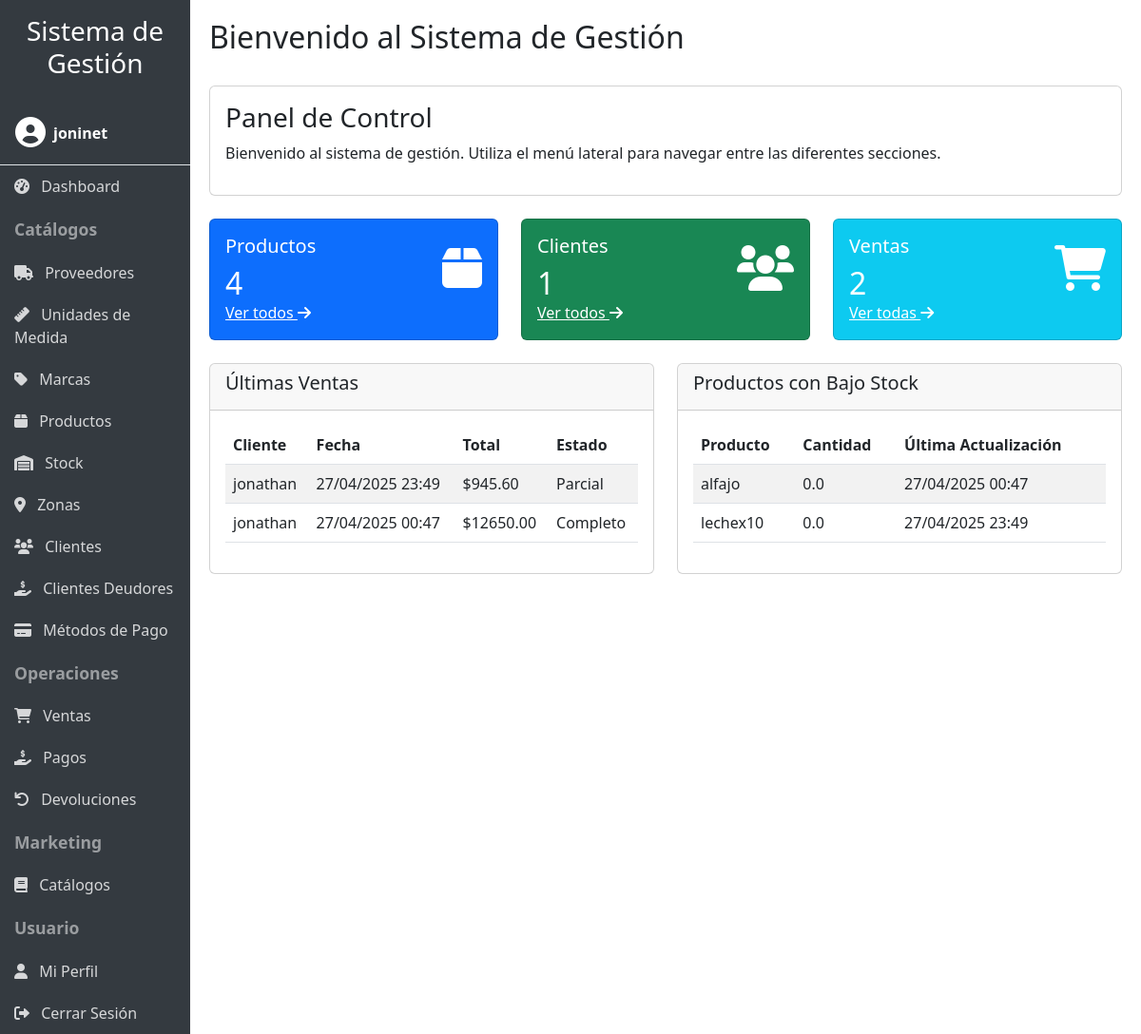
Screenshot of / (signed in) with the database file from the repository.
### productos/models.py (models this page shows, shortened)
class Venta(models.Model):
    cliente = models.ForeignKey(Cliente, on_delete=models.CASCADE)
    fecha = models.DateTimeField(auto_now_add=True)
    total = models.DecimalField(max_digits=10, decimal_places=2)
    estado_pago = models.ForeignKey(EstadoPago, on_delete=models.CASCADE)
    usuario = models.ForeignKey(User, on_delete=models.CASCADE, null=True, blank=True)
    monto_pagado = models.DecimalField(max_digits=10, decimal_places=2, default=0)
    saldo_pendiente = models.DecimalField(max_digits=10, decimal_places=2, default=0)

class Cliente(models.Model):
    nombre = models.CharField(max_length=100)
    direccion = models.CharField(max_length=100)
    telefono = models.CharField(max_length=20, blank=True, null=True)
    email = models.EmailField(max_length=100, blank=True, null=True)
    zona = models.ForeignKey(Zona, on_delete=models.SET_NULL, null=True, blank=True)
    usuario = models.ForeignKey(User, on_delete=models.CASCADE, null=True, blank=True)
    def __str__(self) -> str:
        return self.nombre

class EstadoPago(models.Model):
    estado = models.CharField(max_length=20)
    usuario = models.ForeignKey(User, on_delete=models.CASCADE, null=True, blank=True)
    class Meta:
        unique_together = ('estado', 'usuario')
    def __str__(self) -> str:
        return self.estado

class Stock(models.Model):
    producto = models.ForeignKey(Producto, on_delete=models.CASCADE)
    cantidad = models.FloatField()
    fecha_modificacion = models.DateTimeField(auto_now=True)
    en_uso = models.BooleanField(default=True)
    usuario = models.ForeignKey(User, on_delete=models.CASCADE, null=True, blank=True)

class Producto(models.Model):
    nombre = models.CharField(max_length=100)
    descripcion = models.CharField(max_length=250)
    precio = models.DecimalField(max_digits=10, decimal_places=2)
    imagen = models.ImageField(upload_to='productos/', null=True, blank=True, help_text='Imagen del producto')
    proveedor = models.ForeignKey(Proveedor, on_delete=models.CASCADE)
    marca = models.ForeignKey(Marca, on_delete=models.CASCADE, null=True, blank=True)
    um = models.ForeignKey(UnidadMedida, on_delete=models.CASCADE)
    usuario = models.ForeignKey(User, on_delete=models.CASCADE, null=True, blank=True)
    def __str__(self) -> str:
        return self.nombre

### productos/user_views.py (the view)
# urls.py: path('', login_required(user_views.UserIndexView.as_view()), name='index'),
class UserIndexView(LoginRequiredMixin, IndexView):
    def get_context_data(self, **kwargs):
        context = super(IndexView, self).get_context_data(**kwargs)
        user = self.request.user
        if user.is_staff or user.is_superuser:
            return super().get_context_data(**kwargs)
        from .models import Producto, Cliente, Venta, Stock
        context['productos_count'] = Producto.objects.filter(usuario=user).count()
        context['clientes_count'] = Cliente.objects.filter(usuario=user).count()
        context['ventas_count'] = Venta.objects.filter(usuario=user).count()
        context['ultimas_ventas'] = Venta.objects.filter(usuario=user).order_by('-fecha')[:5]
        context['productos_bajo_stock'] = Stock.objects.filter(cantidad__lt=10, en_uso=True, producto__usuario=user).order_by('cantidad')[:5]
        return context

### productos/templates/productos/index.html (shortened to what this page needs)
{% extends 'productos/base.html' %}
{% block header %}Bienvenido al Sistema de Gestión{% endblock %}
{% block content %}
<div class="row">
    <div class="col-md-12 mb-4">
        <div class="card">
            <div class="card-body">
                <h3>Panel de Control</h3>
                <p>Bienvenido al sistema de gestión. Utiliza el menú lateral para navegar entre las diferentes secciones.</p>
            </div>
        </div>
    </div>
    <div class="col-md-4 mb-4">
        <div class="card bg-primary text-white">
            <div class="card-body">
                <div class="d-flex justify-content-between align-items-center">
                    <div>
                        <h5 class="card-title">Productos</h5>
                        <h2 class="mb-0">{{ productos_count }}</h2>
                    </div>
                    <i class="fas fa-box fa-3x"></i>
                </div>
                <a href="{% url 'productos:producto_list' %}" class="text-white">Ver todos <i class="fas fa-arrow-right"></i></a>
            </div>
        </div>
    </div>
    <div class="col-md-4 mb-4">
        <div class="card bg-success text-white">
            <div class="card-body">
                <div class="d-flex justify-content-between align-items-center">
                    <div>
                        <h5 class="card-title">Clientes</h5>
                        <h2 class="mb-0">{{ clientes_count }}</h2>
                    </div>
                    <i class="fas fa-users fa-3x"></i>
                </div>
                <a href="{% url 'productos:cliente_list' %}" class="text-white">Ver todos <i class="fas fa-arrow-right"></i></a>
            </div>
        </div>
    </div>
    <div class="col-md-4 mb-4">
        <div class="card bg-info text-white">
            <div class="card-body">
                <div class="d-flex justify-content-between align-items-center">
                    <div>
                        <h5 class="card-title">Ventas</h5>
                        <h2 class="mb-0">{{ ventas_count }}</h2>
                    </div>
                    <i class="fas fa-shopping-cart fa-3x"></i>
                </div>
                <a href="{% url 'productos:venta_list' %}" class="text-white">Ver todas <i class="fas fa-arrow-right"></i></a>
            </div>
        </div>
    </div>
    <div class="col-md-6 mb-4">
        <div class="card">
            <div class="card-header">
                <h5>Últimas Ventas</h5>
            </div>
            <div class="card-body">
                <div class="table-responsive">
                    <table class="table table-striped">
                        <thead>
                            <tr>
                                <th>Cliente</th>
                                <th>Fecha</th>
                                <th>Total</th>
                                <th>Estado</th>
                            </tr>
                        </thead>
                        <tbody>
                            {% for venta in ultimas_ventas %}
                            <tr>
                                <td>{{ venta.cliente }}</td>
                                <td>{{ venta.fecha|date:"d/m/Y H:i" }}</td>
                                <td>${{ venta.total }}</td>
                                <td>{{ venta.estado_pago }}</td>
                            </tr>
                            {% empty %}
                            <tr>
                                <td colspan="4" class="text-center">No hay ventas registradas.</td>
                            </tr>
                            {% endfor %}
                        </tbody>
                    </table>
                </div>
            </div>
        </div>
    </div>
    <div class="col-md-6 mb-4">
        <div class="card">
            <div class="card-header">
                <h5>Productos con Bajo Stock</h5>
            </div>
            <div class="card-body">
                <div class="table-responsive">
                    <table class="table table-striped">
                        <thead>
                            <tr>
                                <th>Producto</th>
                                <th>Cantidad</th>
                                <th>Última Actualización</th>
                            </tr>
                        </thead>
                        <tbody>
                            {% for stock in productos_bajo_stock %}
                            <tr>
                                <td>{{ stock.producto }}</td>
                                <td>{{ stock.cantidad }}</td>
                                <td>{{ stock.fecha_modificacion|date:"d/m/Y H:i" }}</td>
                            </tr>
                            {% empty %}
                            <tr>
                                <td colspan="3" class="text-center">No hay productos con bajo stock.</td>
                            </tr>
                            {% endfor %}
                        </tbody>
                    </table>
                </div>
            </div>
        </div>
    </div>
</div>
{% endblock %}

### productos/templates/productos/base.html (shortened to what this page needs)
<!DOCTYPE html>
<html lang="es">
<head>
    <link href="https://cdn.jsdelivr.net/npm/bootstrap@5.3.0/dist/css/bootstrap.min.css" rel="stylesheet">
    <link rel="stylesheet" href="https://cdnjs.cloudflare.com/ajax/libs/font-awesome/6.0.0/css/all.min.css">
    {% load static %}
    <link rel="stylesheet" href="{% static 'productos/css/responsive.css' %}">
</head>
<body>
    <div class="container-fluid">
        <div class="row">
            <div class="col-lg-2 sidebar p-0" id="sidebar">
                <div class="p-3 d-lg-block d-none">
                    <h3 class="text-center">Sistema de Gestión</h3>
                </div>
                {% if user.is_authenticated %}
                <div class="user-info p-3 border-bottom">
                    <div class="d-flex align-items-center">
                        <div class="me-2">
                            <i class="fas fa-user-circle fa-2x"></i>
                        </div>
                        <div>
                            <div class="fw-bold">{{ user.username }}</div>
                        </div>
                    </div>
                </div>
                {% endif %}
                {% if user.is_authenticated %}
                <a href="{% url 'productos:dashboard' %}" class="nav-link"><i class="fas fa-tachometer-alt me-2"></i> Dashboard</a>
                <div class="nav-header">Catálogos</div>
                <a href="{% url 'productos:proveedor_list' %}" class="nav-link"><i class="fas fa-truck me-2"></i> Proveedores</a>
                <a href="{% url 'productos:unidadmedida_list' %}" class="nav-link"><i class="fas fa-ruler me-2"></i> Unidades de Medida</a>
                <a href="{% url 'productos:marca_list' %}" class="nav-link"><i class="fas fa-tag me-2"></i> Marcas</a>
                <a href="{% url 'productos:producto_list' %}" class="nav-link"><i class="fas fa-box me-2"></i> Productos</a>
                <a href="{% url 'productos:stock_list' %}" class="nav-link"><i class="fas fa-warehouse me-2"></i> Stock</a>
                <a href="{% url 'productos:zona_list' %}" class="nav-link"><i class="fas fa-map-marker-alt me-2"></i> Zonas</a>
                <a href="{% url 'productos:cliente_list' %}" class="nav-link"><i class="fas fa-users me-2"></i> Clientes</a>
                <a href="{% url 'productos:clientes_deudores' %}" class="nav-link"><i class="fas fa-hand-holding-usd me-2"></i> Clientes Deudores</a>
                <a href="{% url 'productos:metodopago_list' %}" class="nav-link"><i class="fas fa-credit-card me-2"></i> Métodos de Pago</a>
                <div class="nav-header">Operaciones</div>
                <a href="{% url 'productos:venta_list' %}" class="nav-link"><i class="fas fa-shopping-cart me-2"></i> Ventas</a>
                <a href="{% url 'productos:pago_list' %}" class="nav-link"><i class="fas fa-hand-holding-usd me-2"></i> Pagos</a>
                <a href="{% url 'productos:devolucion_list' %}" class="nav-link"><i class="fas fa-undo me-2"></i> Devoluciones</a>
                <div class="nav-header">Marketing</div>
                <a href="{% url 'productos:catalogo_list' %}" class="nav-link"><i class="fas fa-book me-2"></i> Catálogos</a>
                <div class="nav-header">Usuario</div>
                <a href="{% url 'productos:profile' %}" class="nav-link"><i class="fas fa-user me-2"></i> Mi Perfil</a>
                <a href="{% url 'productos:logout' %}" class="nav-link"><i class="fas fa-sign-out-alt me-2"></i> Cerrar Sesión</a>
                {% else %}
                <div class="nav-header">Acceso</div>
                <a href="{% url 'productos:login' %}" class="nav-link"><i class="fas fa-sign-in-alt me-2"></i> Iniciar Sesión</a>
                <a href="{% url 'productos:register' %}" class="nav-link"><i class="fas fa-user-plus me-2"></i> Registrarse</a>
                {% endif %}
            </div>
            <div class="col-lg-10 content content-wrapper">
                <div class="d-flex justify-content-between align-items-center mb-4">
                    <h2>{% block header %}{% endblock %}</h2>
                </div>
                {% block content %}{% endblock %}
            </div>
        </div>
    </div>
</body>
</html>

### productos/static/productos/css/responsive.css (style rules this page uses)
body { font-size: 16px; }
.table-responsive { overflow-x: auto; -webkit-overflow-scrolling: touch; }

### productos/templates/productos/base.html (style rules this page uses)
body { overflow-x: hidden; }
.sidebar { min-height: 100vh; background-color: #343a40; color: white; transition: all 0.3s; }
.sidebar a { color: rgba(255, 255, 255, 0.8); text-decoration: none; display: block; padding: 10px 15px; }
.sidebar .nav-header { font-weight: bold; padding: 10px 15px; font-size: 1.1em; color: rgba(255, 255, 255, 0.5); }
.content { padding: 20px; }
.table-responsive { overflow-x: auto; }

### rows the page displays
Venta: cliente "jonathan", fecha "27/04/2025 23:49", total "945.60", estado_pago "Parcial"
Venta: cliente "jonathan", fecha "27/04/2025 00:47", total "12650.00", estado_pago "Completo"
Stock: producto "alfajo", cantidad "0.0", fecha_modificacion "27/04/2025 00:47"
Stock: producto "lechex10", cantidad "0.0", fecha_modificacion "27/04/2025 23:49"

### other values shown
{{ user.username }} "joninet"
{{ productos_count }} "4"
{{ clientes_count }} "1"
{{ ventas_count }} "2"
